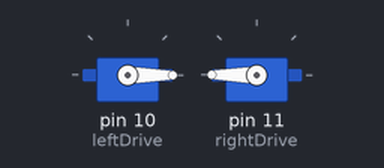
A sketch run on a simulated Arduino Uno, built with avr-gcc and run on an emulated ATmega328P. On the bench: 2 × servo.

Above: at 0.05 s.
Timing chart, 0 to 3.3 s (numbered marks = the images above):
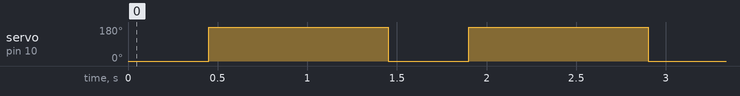

Measured:
- by itself, servo on pin 10 (leftDrive): alternates 180° for 1.0 s and 0° for 0.45 s

The sketch:

robot_bolierplate.ino
```cpp
// example routine, to have robot drive in a square


#include <Servo.h>//Loads commands to create Servo objects which generate PWM signals

Servo leftDrive;  // create servo object to control a servo
Servo rightDrive; //another servo object for the left side

int pos = 0;    // variable to store the servo position

void setup()
{
  leftDrive.attach(10);  // attaches the servo on pin 10 to the servo object
  rightDrive.attach(11);  // attaches the servo on pin 11 to the servo object
}

void loop()
{

//example routine, drives in a square
turnRight();
driveForward();
turnRight();
driveForward();
turnRight();
driveForward();
turnRight();
driveForward();

}


//functions below are examples, you could easily make the robot
//move on curved paths or at varying speeds by changing these numbers
//0 is full forward, 90 is stop and 180 is full reverse. The case may be the
//opposite for your build

//turns right about 90 degrees
void turnRight()
{
  leftDrive.write(0);
  rightDrive.write(180);
  delay(450);
}

//turns left about 90 degrees
void turnLeft()
{
  leftDrive.write(180);
  rightDrive.write(0);
  delay(450);
}

//drives straight for 1 second
void driveForward()
{
  leftDrive.write(180);
  rightDrive.write(180);
  delay(1000);
}

//drives straight backward for 1 second
void driveBackward()
{
  leftDrive.write(0);
  rightDrive.write(0);
  delay(1000);
}

//end code---------------------------------------------
```
